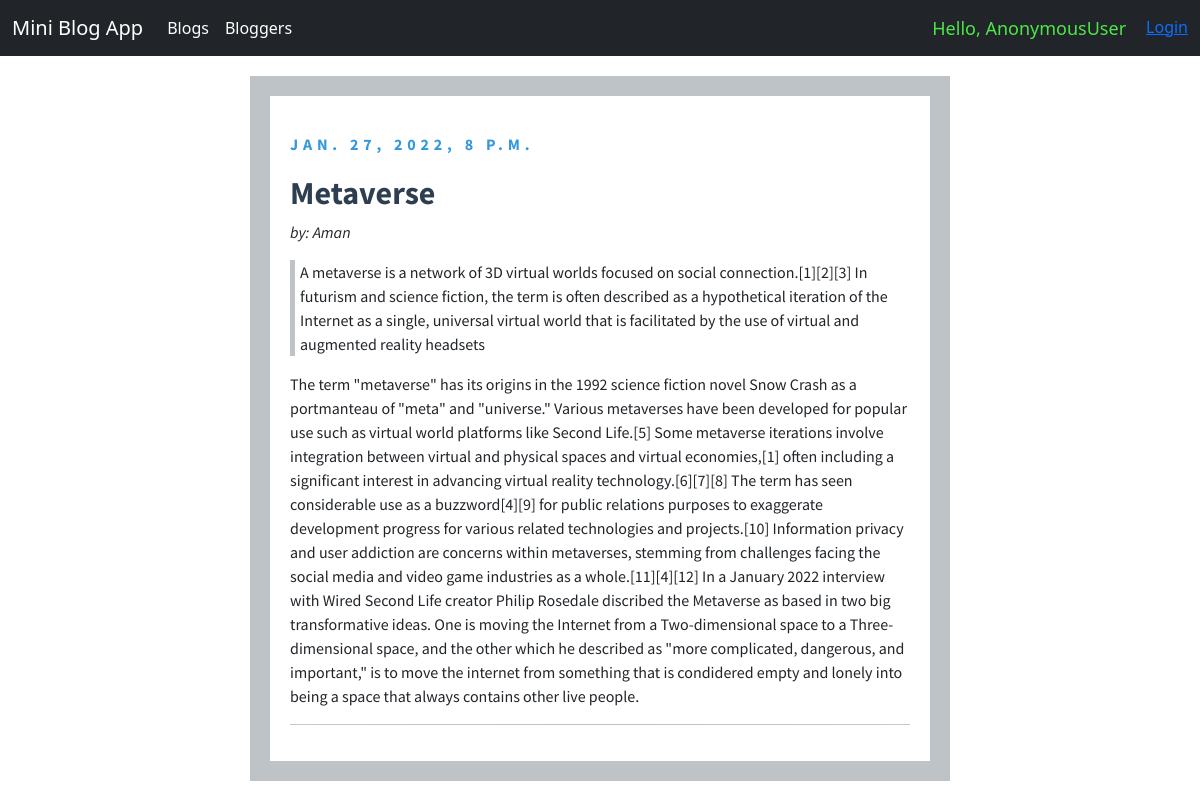
Page /blog/blogs/7/ on the committed database.
### blog/models.py (models this page shows)
class Post(models.Model):
    title = models.CharField(max_length=255)
    intro = models.TextField()
    body = models.TextField()
    date_added = models.DateTimeField(auto_now_add=True)
    blogger_name = models.ForeignKey(
        User, null=False, blank=False, on_delete=models.CASCADE, related_name="+")
    class Meta:
        ordering = ['-date_added']

### blog/views.py (the view)
# urls.py: path('blogs/<str:pk>/', views.blog_post_detail, name="blog_post_detail"),
def blog_post_detail(request, pk):
    post = Post.objects.get(id=pk)
    return render(request, 'blog/post_detail.html', {'post': post})

### blog/templates/blog/post_detail.html (shortened to what this page needs)
<!doctype html>
<html lang="en">
  <head>
    <link href="https://cdn.jsdelivr.net/npm/bootstrap@5.0.2/dist/css/bootstrap.min.css" rel="stylesheet">
  </head>
  <body>
    <nav class="navbar navbar-expand-lg navbar-dark bg-dark">
        <div class="container-fluid">
          <a class="navbar-brand" href="{% url 'home' %}">Mini Blog App</a>
          <div class="collapse navbar-collapse" id="navbarSupportedContent">
            <ul class="navbar-nav me-auto mb-2 mb-lg-0">
              <li class="nav-item">
                <a class="nav-link active" aria-current="page" href="{% url 'blogs_list' %}">Blogs</a>
              </li>
              <li class="nav-item">
                <a class="nav-link active" aria-current="page" href="{% url 'bloggers_list' %}">Bloggers</a>
              </li>
            </ul>
            <ul class="navbar-nav ml-auto">
              <li class="nav-item">
                <span class="hello-msg">Hello, {{request.user|default_if_none:"&nbsp;" }}</span>
              </li>
              <li class="nav-item">
                <span>
                  {% if request.user.is_authenticated %}
                  <a class="logout-msg" href="{% url 'logout' %}">
                    Logout</a>
                  {% else %}
                  <a class="logout-msg" href="{% url 'login' %}">
                    Login</a>
                  {% endif %}
                       </span>
              </li>
            </ul>
          </div>
        </div>
      </nav>
      <section>
        <div class="container">
            <div class="date">{{post.date_added}}</div>
	        <h2>{{post.title}}</h2>
            <p><i>by: {{post.blogger_name}} </i></p>
            <p class="Fstpara">{{post.intro}}</p>
            <p>{{post.body}}</p>
	        <hr>
        </div>
      </section>
  </body>
</html>

### blog/templates/blog/post_detail.html (style rules this page uses)
.container { border: 20px solid #bdc3c7; padding: 20px; max-width: 700px; width: 80%; margin: 20px auto; font-family: 'Source Sans Pro', sans-serif; }
.Fstpara { border-left: 5px solid #bdc3c7; padding-left: 5px; }
h2 { font-weight: bold; color: #2c3e50; }
.date { color: #3498db; text-transform: uppercase; letter-spacing: .3rem; font-weight: 700; margin-top: 2.5%; margin-bottom: 3%; }
.hello-msg { font-size: 18px; color: rgb(76, 231, 71); margin-right: 20px; }
hr { border: 0; height: 1px; background-image: linear-gradient(to right, rgba(0, 0, 0, 0), rgba(0, 0, 0, 0.75), rgba(0, 0, 0, 0)); }

### rows in the picture
Post: date_added "JAN. 27, 2022, 8 P.M.", title "Metaverse", blogger_name "Aman", intro "A metaverse is a network of 3D virtual worlds focused on social connection.[1][2][3] In futurism and science fiction, the term is often described as a hypothetical iteration of the Internet as a single, universal virtual world that is facilitated by the use of virtual and augmented reality headsets", body "The term \"metaverse\" has its origins in the 1992 science fiction novel Snow Crash as a portmanteau of \"meta\" and \"universe.\" Various metaverses have been developed for popular use such as virtual world platforms like Second Life.[5] Some metaverse iterations involve integration between virtual and physical spaces and virtual economies,[1] often including a significant interest in advancing virtual reality technology.[6][7][8] The term has seen considerable use as a buzzword[4][9] for public relations purposes to exaggerate development progress for various related technologies and projects.[10] Information privacy and user addiction are concerns within metaverses, stemming from challenges…"

### other values in the picture
{{ request.user|default_if_none:"&nbsp;" }} "AnonymousUser"
